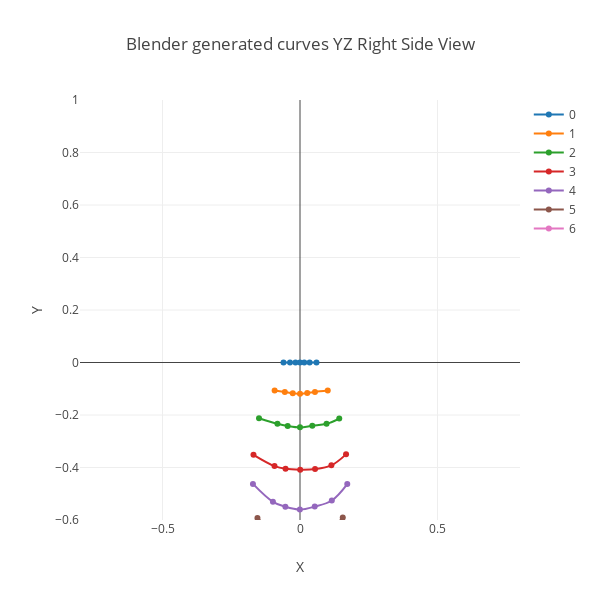

Notebook cell for this chart:
### Code cell
gx = gy.FormatNetworkToGraphColumns(nc[6], xOffset=7, yOffset=14, colPoints=7)

layout = go.Layout(
    title = 'Initial Curves',
    height = 600,
    width = 600,
    hovermode= 'closest',
    xaxis= dict(
        title= 'X',
        range = [-.8,.8],
    ),
    yaxis=dict(
        title= 'Y',
        range = [-.6,1],
    )
)
layout.title = 'Blender generated curves YZ Right Side View'
f = gy.graphCurves(gx, layout,dashRange=[10,10])
offline.iplot(f)

### Figure 1 — Plotly figure (JSON) as saved in the notebook; plotly's stock layout.template omitted (floating-point values rounded to 4 significant figures)
{"data": [{"line": {"shape": "spline"}, "name": "0", "type": "scatter", "uid": "7aa235c8-8d87-44b6-b70a-6f1d60a2fa9f", "x": [-0.06, -0.03625, -0.01637, -3.183e-05, 0.01551, 0.03491, 0.06], "y": [-4.886e-10, -0.0002118, -0.0004669, 0.0003566, -0.0004071, -0.0001906, 4.814e-10]}, {"line": {"shape": "spline"}, "name": "1", "type": "scatter", "uid": "710c7512-249a-458a-a7f7-d1c6ac30b1ff", "x": [-0.09221, -0.05524, -0.02648, 9.984e-05, 0.02638, 0.05439, 0.101], "y": [-0.1069, -0.1125, -0.1169, -0.1195, -0.1166, -0.1123, -0.1071]}, {"line": {"shape": "spline"}, "name": "2", "type": "scatter", "uid": "d39f19e7-897f-4fa0-8906-a2eb016dc56b", "x": [-0.149, -0.08211, -0.04488, -6.337e-05, 0.04471, 0.09658, 0.1427], "y": [-0.2124, -0.2336, -0.2417, -0.2471, -0.2409, -0.2337, -0.2135]}, {"line": {"shape": "spline"}, "name": "3", "type": "scatter", "uid": "ed04cf39-feaa-486e-9c4b-3a1db0043786", "x": [-0.1692, -0.09268, -0.0525, 0.000684, 0.05478, 0.1141, 0.1674], "y": [-0.3515, -0.3946, -0.4051, -0.4082, -0.4061, -0.3919, -0.35]}, {"line": {"shape": "spline"}, "name": "4", "type": "scatter", "uid": "d85dbe22-cb2e-4213-9ffb-f5f509a3869c", "x": [-0.1711, -0.09844, -0.05311, -0.0004806, 0.05355, 0.1157, 0.1719], "y": [-0.4625, -0.5309, -0.5498, -0.5604, -0.549, -0.5257, -0.4631]}, {"line": {"shape": "spline"}, "name": "5", "type": "scatter", "uid": "f073f1bf-5a6f-493d-a637-3ec5e579f5af", "x": [-0.1547, -0.09388, -0.05002, 0.0001837, 0.05256, 0.1026, 0.1555], "y": [-0.5928, -0.6447, -0.6645, -0.6831, -0.6663, -0.6432, -0.591]}, {"line": {"shape": "spline"}, "name": "6", "type": "scatter", "uid": "c92cf239-acc1-4722-b394-94a9546a77eb", "x": [-0.1163, -0.08578, -0.04707, 0.000305, 0.04342, 0.08656, 0.1274], "y": [-0.6837, -0.7271, -0.755, -0.7742, -0.7558, -0.7275, -0.6844]}], "layout": {"height": 600, "hovermode": "closest", "title": {"text": "Blender generated curves YZ Right Side View"}, "width": 600, "xaxis": {"range": [-0.8, 0.8], "title": {"text": "X"}}, "yaxis": {"range": [-0.6, 1], "title": {"text": "Y"}}}}
